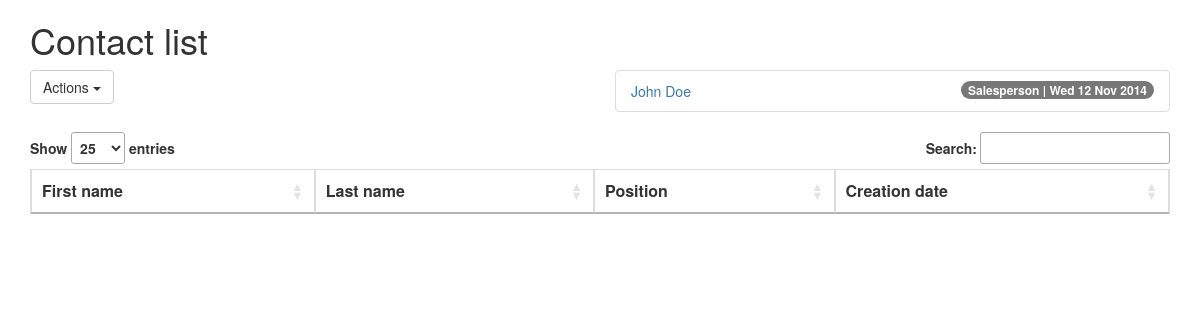
The page /contacts/ on the database as committed earlier.
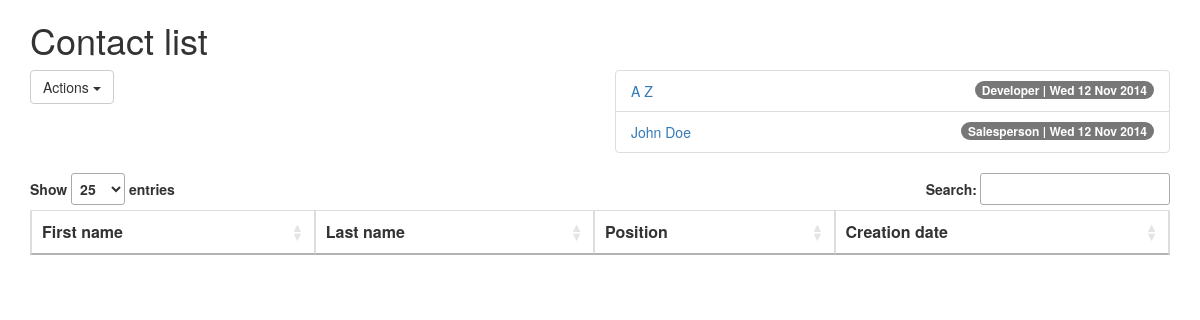
The same page on the database as committed later.
### contacts/models.py (models this page shows, shortened)
class Contact(models.Model):
    first_name = models.CharField(max_length=32)
    last_name = models.CharField(max_length=32)
    position = models.ForeignKey(Position)
    create_date = models.DateTimeField('date created', auto_now_add=True)

class Position(models.Model):
    name = models.CharField(max_length=32)

### contacts/views.py (the view)
def index(request):
    return render(
        request,
        "index.html",
        {
            "contacts": Contact.objects.all().order_by("-create_date")
        },
    )

### contacts/templates/index.html (shortened to what this page needs)
{% load bootstrap3 %}
{% bootstrap_css %}
    <link rel="stylesheet" type="text/css" href="//cdn.datatables.net/1.10.0/css/jquery.dataTables.css" />
    <link rel="stylesheet" type="text/css" href="//cdn.datatables.net/plug-ins/9dcbecd42ad/integration/bootstrap/3/dataTables.bootstrap.css" />
<div class="container">
    <div class="row">
        <div class="col-md-12">
            <h1>Contact list</h1>
        </div>
        <div class="col-md-6">
            <div class="dropdown">
                <button class="btn btn-default dropdown-toggle" type="button" id="MenuContactActions" data-toggle="dropdown">
                    Actions
                    <span class="caret"></span>
                </button>
            </div>
        </div>
        <div class="col-md-6">
            {% if contacts %}
                <ul class="list-group">
                {% for contact in contacts %}
                    <li class="list-group-item">
                        <span class="badge">{{ contact.position.name }} | {{ contact.create_date|date:"D d M Y" }}</span>
                        <a href="/contacts/{{ contact.id }}/">{{ contact.first_name }} {{ contact.last_name }}</a></li>
                {% endfor %}
                </ul>
            {% else %}
                <p>No contacts are available.</p>
            {% endif %}
        </div>
        <div class="col-md-12">
            <table id="datatable" class="table table-striped table-bordered">
                <thead>
                    <th>First name</th>
                    <th>Last name</th>
                    <th>Position</th>
                    <th>Creation date</th>
                </thead>
            </table>
        </div>
    </div>
</div>

Rows that differ between the two databases and show on the page:
added Contact: position.name "Developer", create_date "Wed 12 Nov 2014", first_name "A", last_name "Z"
